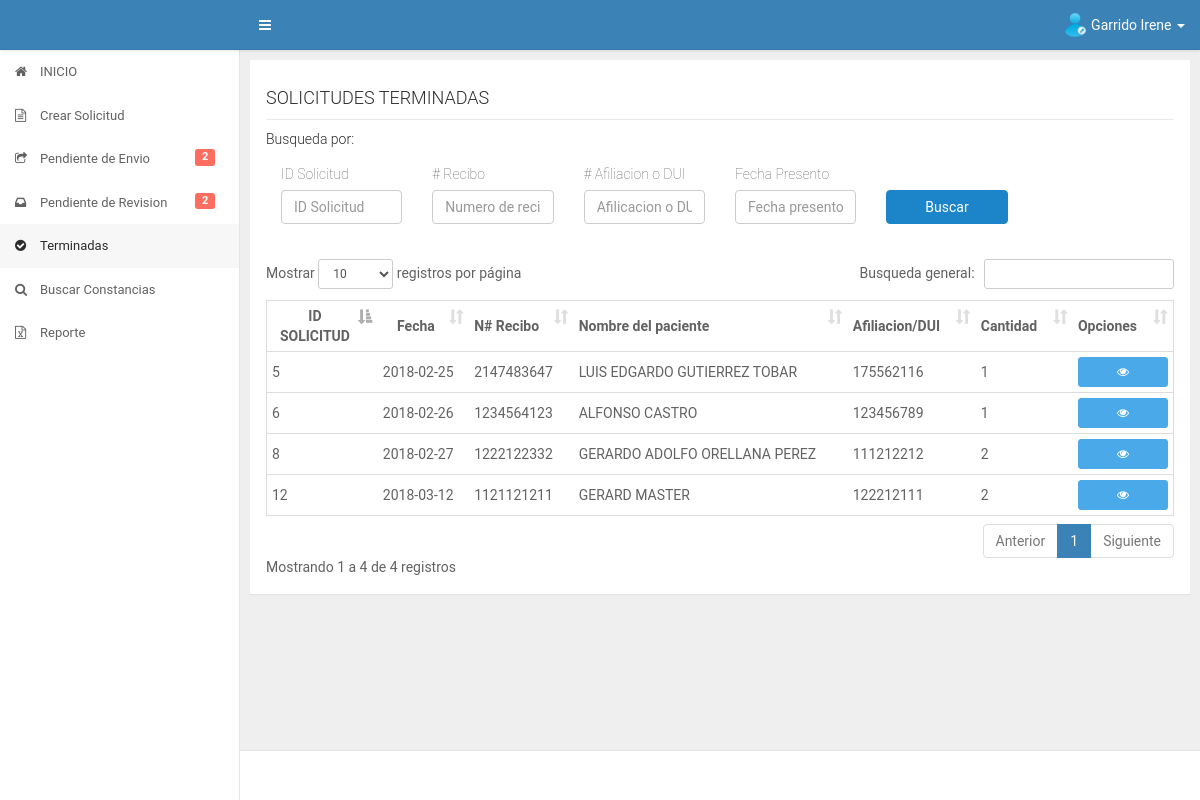
/app/secretaria/terminadas.php (signed in), run on the app's committed database.
### tables this page shows
CREATE TABLE IF NOT EXISTS `datos_iniciales` (
  `id_datos` int(11) NOT NULL AUTO_INCREMENT,
  `fecha` date DEFAULT NULL,
  `numero_recibo` varchar(50) DEFAULT NULL,
  `afiliacion_dui` varchar(30) DEFAULT NULL,
  `nombre_paciente` varchar(300) DEFAULT NULL,
  `destinos` varchar(2000) DEFAULT NULL,
  `id_servicio` int(11) DEFAULT NULL,
  `cantidad` int(11) DEFAULT NULL,
  `fecha_presentado` date DEFAULT NULL,
  `fecha_cancelado` date DEFAULT NULL,
  `precio` float DEFAULT NULL,
  `id_estado` int(11) DEFAULT NULL,
  `id_trabajador` int(11) DEFAULT NULL,
  `fecha_recibido_revision` date DEFAULT NULL,
  `fecha_autorizacion_direccion` date DEFAULT NULL,
  PRIMARY KEY (`id_datos`),
  KEY `FK_diservicio` (`id_servicio`),
  KEY `FK_diestado` (`id_estado`),
  KEY `FK_datos_iniciales_usuario` (`id_trabajador`),
  CONSTRAINT `FK_datos_iniciales_usuario` FOREIGN KEY (`id_trabajador`) REFERENCES `usuario` (`id_user`),
  CONSTRAINT `FK_diestado` FOREIGN KEY (`id_estado`) REFERENCES `estado` (`id_estado`),
  CONSTRAINT `FK_diservicio` FOREIGN KEY (`id_servicio`) REFERENCES `servicios` (`id_servicio`)
);

### app/secretaria/terminadas.php (the view, shortened to what this page needs)
<?php
    include("../core/header.php");
    include("../core/aside.php");
    include("../../config/database.php");
    $sqlpendientes = "SELECT datos_iniciales.id_datos,datos_iniciales.fecha,datos_iniciales.numero_recibo,datos_iniciales.afiliacion_dui,datos_iniciales.nombre_paciente,datos_iniciales.destinos,datos_iniciales.cantidad,servicios.nombre_servicio FROM datos_iniciales INNER JOIN servicios ON datos_iniciales.id_servicio=servicios.id_servicio WHERE datos_iniciales.id_estado=6 ORDER BY datos_iniciales.id_datos";
    if($stmt = $conn->prepare($sqlpendientes)){
    	$stmt -> execute();
    	$stmt -> store_result();
    	$rows = $stmt->num_rows;
    	$stmt -> bind_result($id_datos,$fechacreacion,$nrecibo,$afiliacion,$nombrepaciente,$destinos,$cantidad,$servicio);
    }
?>
<div id="content" class="ui-content ui-content-aside-overlay">
    <div class="ui-content-body">
        <div class="ui-container">
            <div class="row">
                <div class="col-md-12 col-lg-12">
                    <div class="panel">
                        <div class="panel-body">
                            <div id="titulo">
                            	<h4>SOLICITUDES TERMINADAS</h4>
                            </div>
                            <div class="row">
                                    <div class="col-md-12">
                                        <h5>Busqueda por: </h5>
                                        <form class="miform" action="" method="GET" autocomplete="off">
                                            <div class="form-group">
                                                <div class="col-md-2">
                                                    <div class="form-group">
                                                        <label>ID Solicitud</label>
                                                        <input class="form-control" type="text" placeholder="ID Solicitud" name="idsolicitud">
                                                    </div>
                                                </div>
                                            </div>
                                            <div class="form-group">
                                                <div class="col-md-2">
                                                    <div class="form-group">
                                                        <label># Recibo</label>
                                                        <input class="form-control" type="text" placeholder="Numero de recibo" name="numrecibo">
                                                    </div>
                                                </div>
                                            </div>
                                            <div class="form-group">
                                                <div class="col-md-2">
                                                    <div class="form-group">
                                                        <label># Afiliacion o DUI</label>
                                                        <input class="form-control" type="text" placeholder="Afilicacion o DUI" name="numafiliacion">
                                                    </div>
                                                </div>
                                            </div>
                                            <div class="form-group">
                                                <div class="col-md-2">
                                                    <div class="form-group">
                                                        <label>Fecha Presento</label>
                                                        <input class="form-control fecha" type="text" placeholder="Fecha presento" name="fechapresento">
                                                    </div>
                                                </div>
                                            </div>
                                            <div class="form-group">
                                                <div class="col-md-2">
                                                    <div class="form-group">
                                                        <label>&nbsp;</label>
                                                        <button type="submit" class="btn btn-primary form-control">Buscar</button>
                                                    </div>
                                                </div>
                                            </div>
                                        </form>
                                    </div>
                                </div>
                            <div id="contenido" class="table-responsive">
                            	<table class="table table-hover table-condensed" id="mitable">
                                    <thead class="thead-inverse">
                                        <tr>
                                            <th class="col-md-1 text-center">ID SOLICITUD</th>
                                            <th class="col-md-1 text-center">Fecha</th>
                                            <th class="col-md-1">N# Recibo</th>
                                            <th class="col-md-3">Nombre del paciente</th>
                                            <th class="col-md-1">Afiliacion/DUI</th>
                                            <th class="col-md-1">Cantidad</th>
                          					<th class="col-md-1">Opciones</th>
                                        </tr>
                                    </thead>
                                    <tbody>
                                    <?php
                                    	if($rows>0){
                                    		while ($stmt->fetch()) {
                                    ?>
                                    	<tr>
                                            <td><?php echo $id_datos; ?></td>
                                    		<td><?php echo $fechacreacion; ?></td>
                                    		<td><?php echo $nrecibo; ?></td>
                                    		<td><?php echo $nombrepaciente; ?></td>
                                    		<td><?php echo $afiliacion; ?></td>
                                    		<td><?php echo $cantidad; ?></td>
                                    		<td><a href="infoimpresion.php?con=<?php echo $id_datos ?>" class="btn btn-info btn-sm btn-block vertrabajador"  data-placement="left" data-solicitud="<?php echo $id_datos ?>" data-toggle="tooltip" data-placement="left" title="Ver para imprimir"><i class="fa fa-eye"></i></a></td>
                                    	</tr>
                                    <?php
                                    		}
                                    	}
                                    ?>
                                    </tbody>
                                </table>
                            </div>
                        </div>
                    </div>
                </div>
            </div>
        </div>
    </div>
</div>
<?php
    include("../core/footer.php");
 ?>

### app/core/header.php (shortened to what this page needs)
<!DOCTYPE html>
<html lang="es">
    <head>
        <link rel="stylesheet" href="../../assets/plugins/bootstrap/css/bootstrap.min.css">
        <link rel="stylesheet" href="../../assets/plugins/font-awesome/css/font-awesome.min.css">
        <link rel="stylesheet" href="../../assets/plugins/datatables/datatables.css"/>
        <link rel="stylesheet" href="../../assets/plugins/bootstrap-datepicker/css/bootstrap-datepicker3.standalone.css"/>
        <link rel="stylesheet" href="../../assets/plugins/select2/dist/css/select2.min.css"/>
        <link rel="stylesheet" href="../../assets/css/main.css">
        <link rel="stylesheet" href="../../assets/css/style.css">
    </head>
    <body>
        <div id="ui" class="ui">
            <header id="header" class="ui-header ui-header--blue text-white">
                <div class="navbar-header">
                    <a href="index.html" class="navbar-brand">
                    </a>
                </div>
                <div class="navbar-collapse nav-responsive-disabled">
                    <ul class="nav navbar-nav">
                        <li>
                            <a class="toggle-btn" data-toggle="ui-nav" href="">
                                <i class="fa fa-bars"></i>
                            </a>
                        </li>
                    </ul>
                    <ul class="nav navbar-nav navbar-right">
                        <li class="dropdown dropdown-usermenu">
                            <a href="#" class=" dropdown-toggle" data-toggle="dropdown" aria-expanded="true">
                                <div class="user-avatar"><img src="../../assets/img/edit-user.png" alt="usuario img"></div>
                                <span class="hidden-sm hidden-xs"><?php echo $_SESSION['nombre']; ?></span>
                                <span class="caret hidden-sm hidden-xs"></span>
                            </a>
                        </li>
                    </ul>
                </div>
            </header>

### app/core/aside.php (shortened to what this page needs)
<aside id="aside" class="ui-aside ui-aside--light">
    <ul class="nav" ui-nav id="mimenu">
        <?php switch ($_SESSION['tipousuario']) {
			case '1':
             include("../../config/database.php");
             $sqlpendientes = "SELECT COUNT(*) as pendientesenvio FROM datos_iniciales WHERE id_estado=1 AND id_trabajador=?";
             if($stmspendientes = $conn->prepare($sqlpendientes)){
                $stmspendientes->bind_param('s',$_SESSION['id_usuario']);
                $stmspendientes->execute();
                $stmspendientes->bind_result($mispendientes);
             }
             $sqlrevision = "SELECT COUNT(*) as pendientesenvio FROM datos_iniciales WHERE id_estado=4";
             if($stmtrevision = $conn->prepare($sqlrevision)){
                $stmtrevision->execute();
                $stmtrevision->bind_result($mispendientesrev);
             }
		?>
        <li id="inicio"><a href="../secretaria/"><i class="fa fa-home"></i><span> INICIO </span></a></li>
		<li id="crearsolicitud"><a href="../secretaria/crearsolicitud.php"><i class="fa fa-file-text-o"></i><span>Crear Solicitud</span></a></li>
        <li id="pendienteenvio"><a href="../secretaria/pendienteenvio.php"><i class="fa fa-share-square-o"></i><span>Pendiente de Envio <?php if($mispendientes>0){ ?><small class="label label-danger"><?php echo $mispendientes; ?></small><?php } ?></span></a></li>
        <li id="pendienterevision"><a href="../secretaria/pendienterevision.php"><i class="fa fa-inbox"></i><span>Pendiente de Revision <?php if($mispendientesrev>0){ ?><small class="label label-danger"><?php echo $mispendientesrev; ?></small><?php } ?></span></a></li>
        <li id="terminadas"><a href="../secretaria/terminadas.php"><i class="fa fa-check-circle "></i><span>Terminadas</span></a></li>
        <li id="buscarsolicitud"><a href="../secretaria/buscarsolicitud.php"><i class="fa fa-search"></i><span>Buscar Constancias</span></a></li>
        <li id="reporteria"><a href="../secretaria/Reporte.php"><i class="fa fa-file-excel-o"></i><span>Reporte</span></a></li>
		<?php
				break;
		?>
        <?php
		} ?>
    </ul>
</aside>

### app/core/footer.php (shortened to what this page needs)
            <div id="footer" class="ui-footer">
            </div>
        </div>
    </body>
</html>

### assets/css/style.css (style rules this page uses)
body { font-family: 'Roboto', sans-serif; }
#titulo { border-bottom: 1px solid #eaeaea; }
#contenido { margin-top: 20px; }
label { font-weight: 100; }
.label { font-size: 85% !important; }

### data on the page
datos_iniciales: id_datos "5", fecha "2018-02-25", numero_recibo "2147483647", nombre_paciente "LUIS EDGARDO GUTIERREZ TOBAR", afiliacion_dui "175562116", cantidad "1"
datos_iniciales: id_datos "6", fecha "2018-02-26", numero_recibo "1234564123", nombre_paciente "ALFONSO CASTRO", afiliacion_dui "123456789", cantidad "1"
datos_iniciales: id_datos "8", fecha "2018-02-27", numero_recibo "1222122332", nombre_paciente "GERARDO ADOLFO ORELLANA PEREZ", afiliacion_dui "111212212", cantidad "2"
datos_iniciales: id_datos "12", fecha "2018-03-12", numero_recibo "1121121211", nombre_paciente "GERARD MASTER", afiliacion_dui "122212111", cantidad "2"

### other printed values
$_SESSION['nombre'] "Garrido Irene"
$mispendientes "2"
$mispendientesrev "2"
